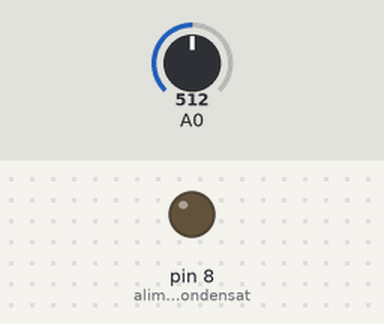
The sketch below on a simulated Arduino Uno, built with avr-gcc and run on an emulated ATmega328P. Parts: output pins drawn as LEDs (lit = HIGH). Inputs (shaded band) come from the test bench; at power-on: A0 = 512. What the sketch prints to the serial monitor is not drawn.

Above: at 0.8 s.
0.9 s: A0 set to 496
At 3.6 s:
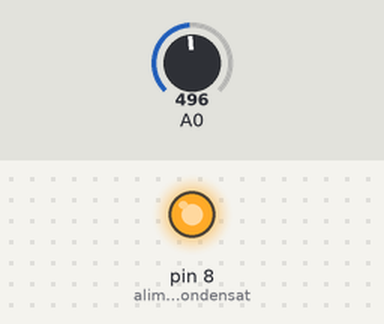
3.9 s: A0 set to 959
5.4 s: A0 set to 988
At 6.3 s:
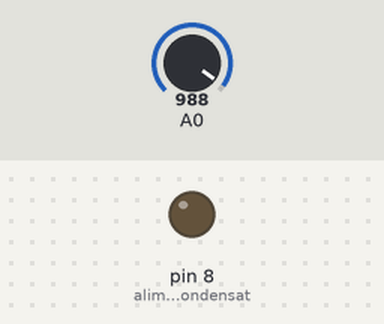
6.9 s: A0 set to 511
At 9.6 s:
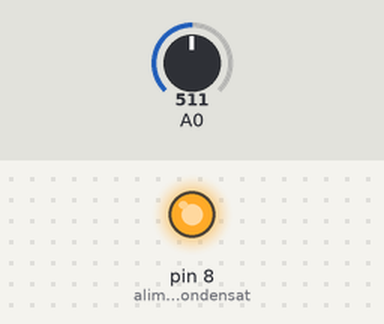
Timing chart, 0 to 10.9 s (numbered marks = the images above; inputs shaded):
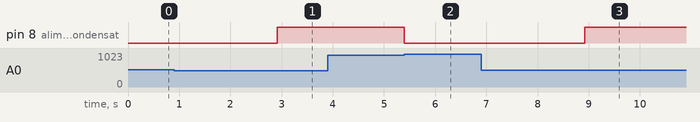

The sketch:

charge_condensateur_affichage.ino
```cpp
/*
 * Ce programme permet de mesurer la tension aux bornes du condensateur. au cours de sa charge.
 *
 * Le système doit être branché comme suit.
 *
 *
 *    (pin 8) --- [ R ] ------- (pin A0)
 *                         |
 *                         = C
 *                         |
 *                     (pin GND)
 *
 * La pin 8 fournit la tension d'alimentation (0 ou 5 V).
 * La pin A0 sert à la mesure de la tension.
 *
 * Le programme effectue plusieurs cycles de charges, où le condensateur est chargé jusqu'à ce que la tension à ses bornes atteigne une valeur seuil, puis déchargé.
 *
 * Attention, ce programme fonctionne à 115200 baud, à régler sur l'affichage moniteur ou plotteur.
 */

float const pauseEntreLesMesures = 0.01; // Nombre de millisecondes entre chaque mesure de la tension.
int const pauseEntreCycles = 2000; // Nombre de millisecondes entre chaque cycle de mesure.

float const seuil = 0.95; // Seuil de charge/decharge a partir duquel on considere la charge terminee.

int tension; // Variable qui stocke la tension sous forme d'un entier codé sur 10 bits (0 V = 0, 5 V = 1023).

void setup() {
  pinMode(8, OUTPUT); // alimentation du condensateur
  Serial.begin(115200);

  // DECHARGE INITIALE DU CONDENSATEUR
  digitalWrite(8,LOW); // La tension aux bornes du condensateur est mise a 0

  tension = 1023;
  while (tension > 0.5 * 1023 )
  {
    tension = analogRead(A0);
    delay(10);
  }

}

void loop() {

  delay(pauseEntreCycles);

  // CHARGE
  digitalWrite(8,HIGH); // La tension aux bornes du condensateur est mise a 5 V

  tension = 0;
  while (tension < seuil * 1023 )
  {
    tension = analogRead(A0);
    Serial.println(tension);

    delay(pauseEntreLesMesures);
  }


  // DECHARGE
  digitalWrite(8,LOW); // La tension aux bornes du condensateur est mise a 0

  tension = 1023;
  while (tension > 0.5 * 1023 )
  {
    tension = analogRead(A0);
    delay(10);
  }

}
```

Measured:
- the behaviour switches between 512 and 511 on A0 (found by bisection; images 0 and 1)
- the behaviour switches between 971 and 972 on A0 (found by bisection; images 1 and 2)
- after the input at 0.9 s, pin 8 (alimentation_du_condensat): LOW → HIGH after 2.0 s
- after the input at 5.4 s, pin 8 (alimentation_du_condensat): HIGH → LOW at once
- after the input at 6.9 s, pin 8 (alimentation_du_condensat): LOW → HIGH after 2.0 s
